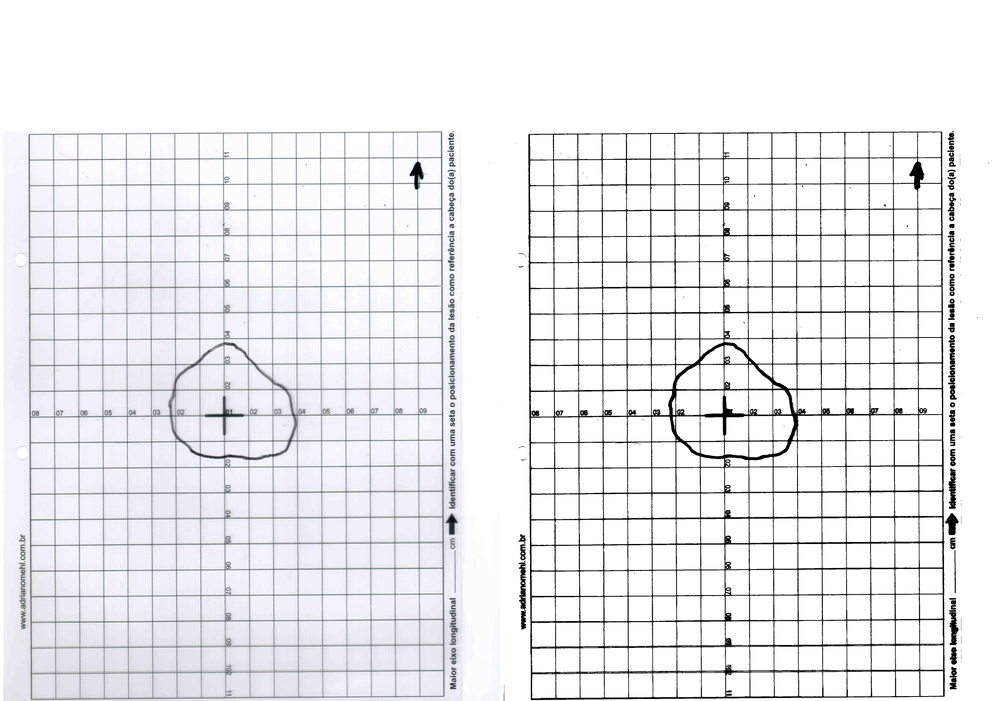
%> input picture final/legado/comparacao/1_c1_nn.jpg, 1000 x 701 px, shrunk from 4928 x 3456 before the run
$ octave diag2.m   (GNU Octave 9; MATLAB toolbox functions it lacks are replaced by stand-ins)
%> lines starting %> are read from the running program, lines starting %| are printed output that depends on the picture; in (x1, y1, x2, y2) boxes, pixels count from 0 and x2, y2 are one past the last pixel; in counts of white or black regions, pixels touching at a corner belong together; the program's own positions count from 1
clc; clear; close all;

img  = imread(fullfile("imagens", "1_c1_nn.jpg"));
%> img is the input picture: size 701x1000x3 uint8; mean R, G, B 236.1, 236, 238.9
img  = im2double(img);
%> img: size 701x1000x3 double
R = img(:,:,1); G = img(:,:,2); B = img(:,:,3);
gray = rgb2gray(img);
hsv  = rgb2hsv(img);
%> hsv: size 701x1000x3 double; mean H, S, V 0.24, 0.0141, 0.937
S = hsv(:,:,2);  V = hsv(:,:,3);
%> after `S = hsv(:,:,2)`:
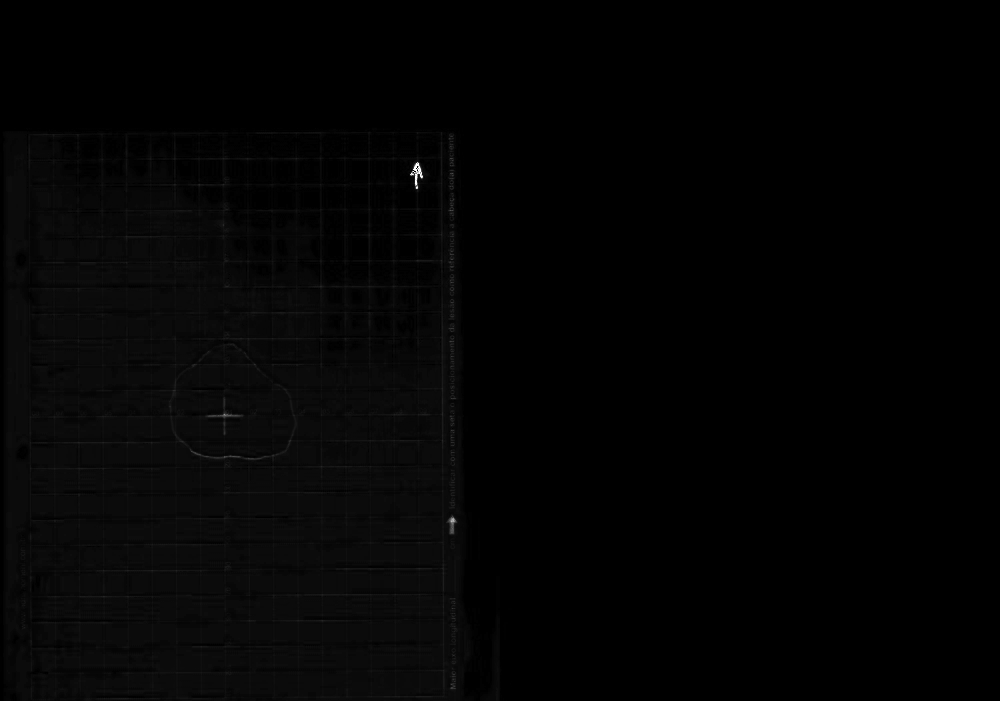
%> S: size 701x1000 double; min 0, max 1, mean 0.0141
[h,w] = size(gray);
%> h = 701; w = 1000

rr = round(h*0.30):round(h*0.60);
%> rr = 212 values from 210 to 421
cc = round(w*0.25):round(w*0.75);
%> cc = 501 values from 250 to 750
toRGB = @(b) repmat(uint8(b)*255,1,1,3);
crop = @(b) toRGB(b(rr,cc));

% Grade azul = R menor que B (linha absorve vermelho). Caneta preta: R~=B.
% "azulado" = B - R alto.  Caneta = escuro E neutro.
azul   = (B - R) > 0.06;                  % pixels cromaticos (grade)
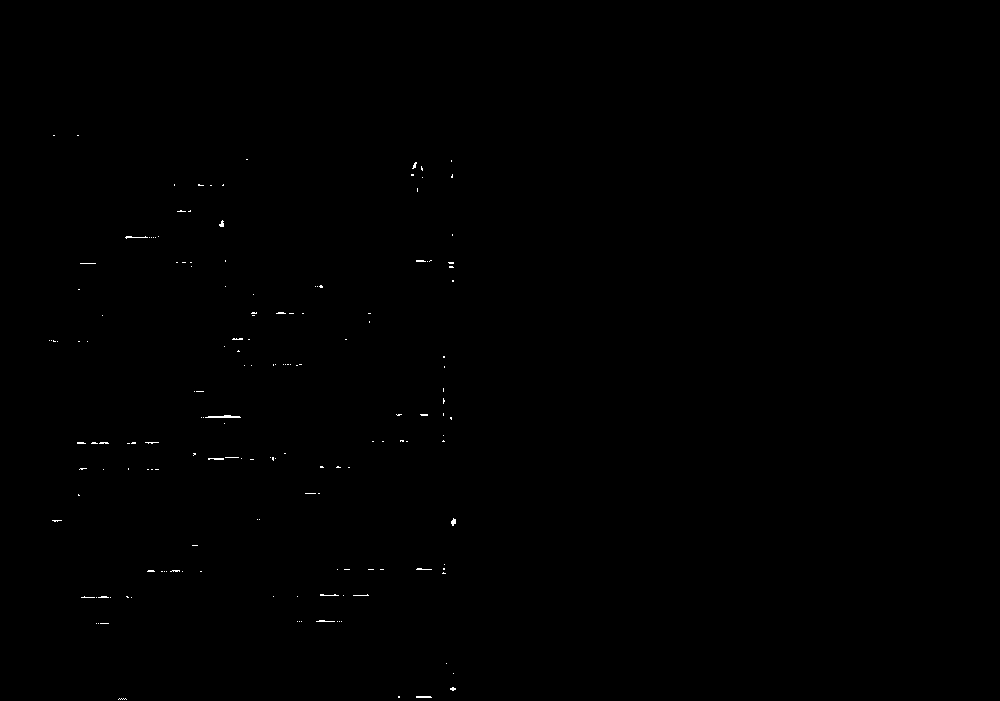
%> azul: size 701x1000 logical; 0.14% white in thin lines or dots, all inside (x1, y1, x2, y2) = (49, 135, 456, 700)
escuro = gray < 0.55;                      % candidatos escuros
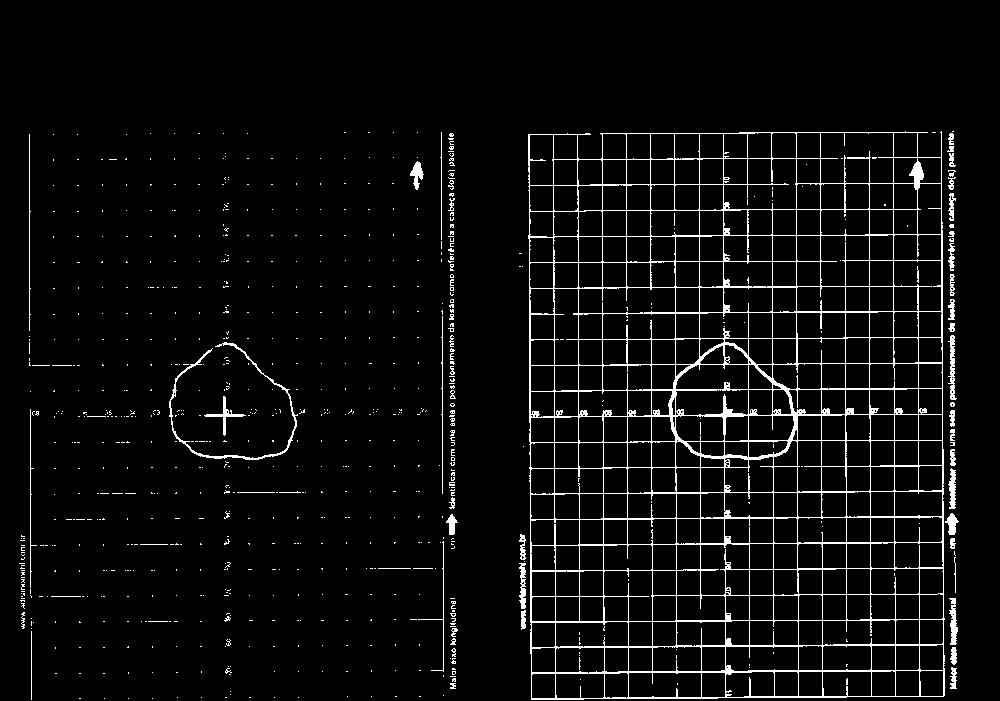
%> escuro: size 701x1000 logical; 4.8% white in thin lines or dots, all inside (x1, y1, x2, y2) = (19, 131, 959, 700)
pen    = escuro & ~azul;                    % escuro e NAO azul = caneta

imwrite(cat(2, crop(escuro), crop(azul), crop(pen)), "diag2_out.png");
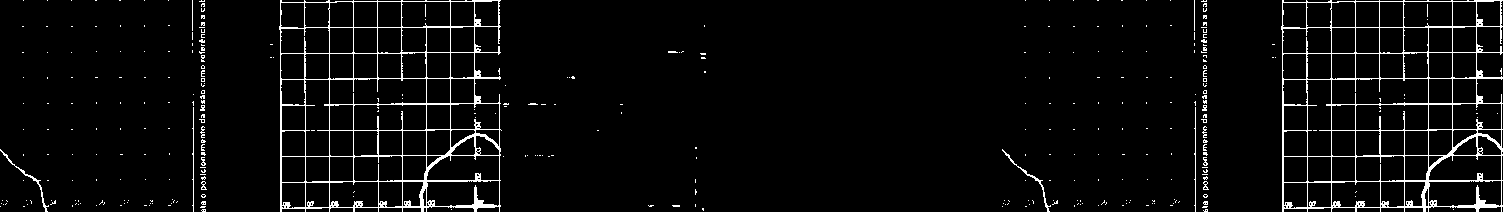
%> saved as diag2_out.png: size 212x1503x3 uint8; 4.3% white in thin lines or dots
disp("ok");

$ run again, with final/legado/comparacao/10_c1_nn.jpg copied over final/legado/comparacao/1_c1_nn.jpg
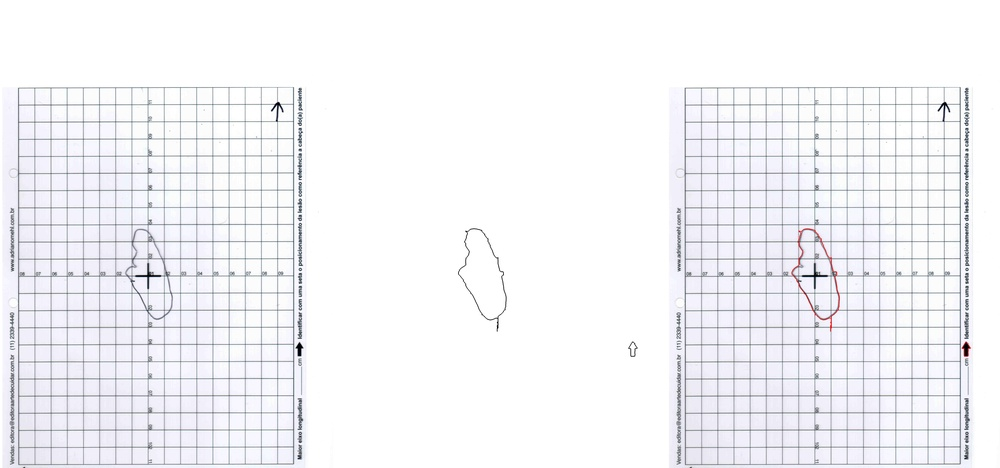
%> input picture final/legado/comparacao/10_c1_nn.jpg, 1000 x 468 px, shrunk from 7392 x 3456 before the run
%> img is the input picture: size 468x1000x3 uint8; mean R, G, B 243.2, 243.2, 246.4
%> img: size 468x1000x3 double
%> hsv: size 468x1000x3 double; mean H, S, V 0.305, 0.0167, 0.967
%> `azul   = (B - R) > 0.06;`:
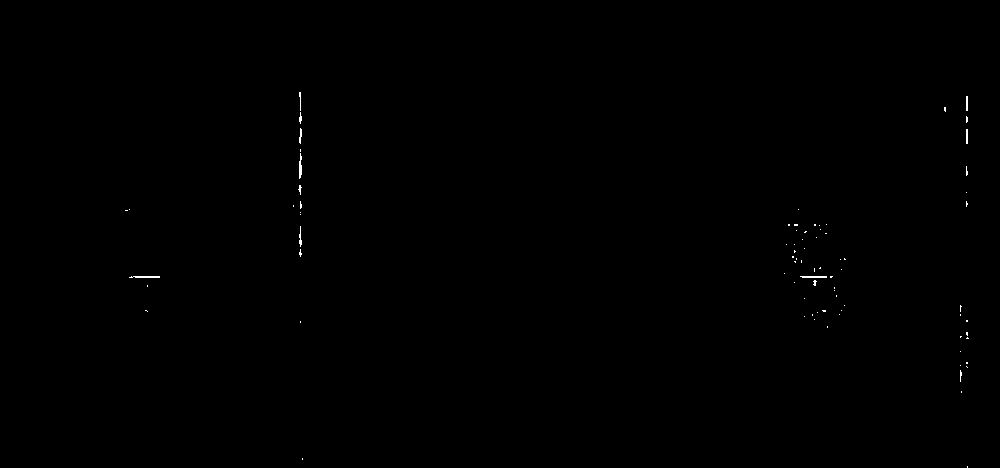
%> azul: size 468x1000 logical; 0.13% white in thin lines or dots, all inside (x1, y1, x2, y2) = (125, 92, 969, 468)
%> escuro: size 468x1000 logical; 1.1% white in thin lines or dots, all inside (x1, y1, x2, y2) = (10, 88, 970, 468)
%> `imwrite(cat(2, crop(escuro), crop(azul), crop(pen)), "diag2_out.png");`:
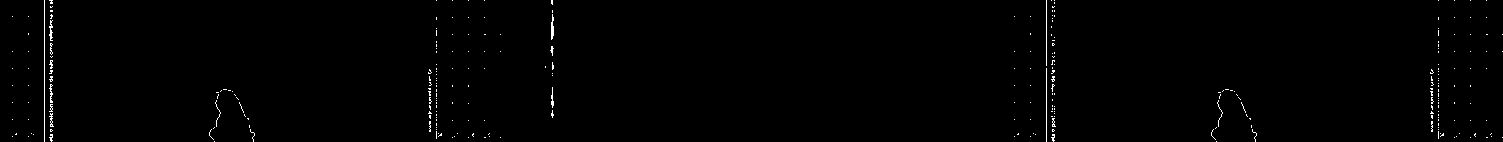
%> saved as diag2_out.png: size 142x1503x3 uint8; 0.69% white in thin lines or dots
